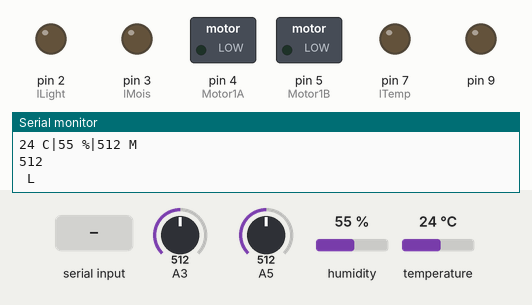
Simulated run of this sketch. Board: Arduino Uno, built with avr-gcc and run on an emulated ATmega328P. Shown: switched loads named in the sketch (green lamp = pin HIGH), output pins drawn as LEDs (lit = HIGH), the last lines printed to the serial monitor. The test bench sets the inputs (shaded band); at power-on: A3 = 512, A5 = 512, humidity 55 %, temperature 24 °C.

Above: at 2.8 s.
2.9 s: "0" received over the second serial link
At 5.2 s:
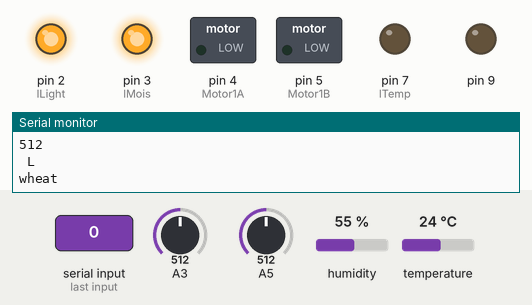
5.5 s: "1" received over the second serial link
At 7.2 s:
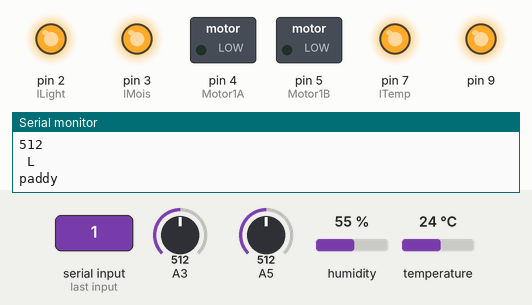
Timing chart, 0 to 8.7 s (numbered marks = the images above; inputs shaded):
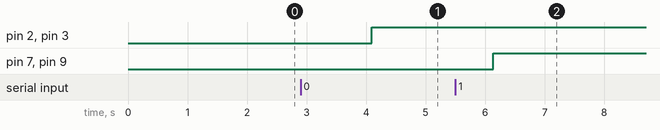

The sketch:

Sensors.ino
```cpp
#include<dht.h>
#include<SoftwareSerial.h>

#define dht_apin A1
dht DHT;

int Motor1A = 4;
int Motor1B = 5;
int enA = 3;

int BtTx = 13;
int BtRx = 12;
SoftwareSerial bt(BtTx, BtRx);

int lLight = 2; // GREEN
int lMois = 3; // white
int lTemp = 7; // RED


void setup()
{
   Serial.begin(9600);
   bt.begin(9600);


   pinMode( Motor1A, OUTPUT );
   pinMode( Motor1B, OUTPUT );

   pinMode(lLight, OUTPUT );
   pinMode(lMois, OUTPUT );
   pinMode(lTemp, OUTPUT );
   pinMode(9,OUTPUT);


}

void loop(){
  //Start of Program

     DHT.read11(dht_apin);
     int mois = analogRead(A3);
     int light = analogRead(A5);
     int temp = DHT.temperature;
     int humd = DHT.humidity;

    if(bt.available()){ //FOR BLUETOOTH CHANGE SERIAL TO BT


      bt.print(temp);
      bt.print(" C");
      bt.print("|");
      bt.print(humd);            // COM3
      bt.print(" %");
      bt.print("|");
      bt.print(mois);
      //bt.println(" M");
      bt.print("|");
      bt.println(light);
     // bt.println(" L");

    }


     Serial.print(temp);
      Serial.print(" C");
      Serial.print("|");
      Serial.print(humd);            // COM3
      Serial.print(" %");
      Serial.print("|");
      Serial.print(mois);
      Serial.println(" M");
      //bt.print("|");
      Serial.println(light);
      Serial.println(" L");


    // FOR LED

  /*  int flag = 0;

    if(temp < 40)
       digitalWrite(lTemp, HIGH);


    else digitalWrite(lTemp, LOW);

    if (mois < 300 )
        digitalWrite(lMois, HIGH);      // COM3

    else digitalWrite(lMois, LOW);

    if(light < 300 )
        digitalWrite(lLight, HIGH);

    else
        digitalWrite(lLight, LOW);*/


   int crop;

   if(bt.available()){
      crop = bt.read();

      if(crop == 48){

        Serial.println("wheat");
        if(temp > 40)
        digitalWrite(lTemp, HIGH);


        else digitalWrite(lTemp, LOW);

        if (mois > 300 )
        digitalWrite(lMois, HIGH);      // COM3

         else digitalWrite(lMois, LOW);

         if(light > 300 )
        digitalWrite(lLight, HIGH);

         else
        digitalWrite(lLight, LOW);

        digitalWrite(9,LOW);

      }

      else if(crop == 49){

        Serial.println("paddy");
        if(temp < 50)
        digitalWrite(lTemp, HIGH);


        else digitalWrite(lTemp, LOW);

        if (mois < 5000 )
        digitalWrite(lMois, HIGH);      // COM3

         else digitalWrite(lMois, LOW);

         if(light < 1000 )
        digitalWrite(lLight, HIGH);

         else
        digitalWrite(lLight, LOW);

        digitalWrite(9,HIGH);

      }
   }


    delay(2000);


   /*if( mois > X ){
     digitalWrite( Motor1A, LOW );
     digitalWrite( Motor1B, LOW );
   }
    ADD FLAG TO SHOW MOTOR RUNNING
   else if( Y < mois < Z ){
    digitalWrite( Motor1A, HIGH );
    digitalWrite( Motor1B, HIGH );
   }

   else if( mois */


}// end loop()
```

Measured:
- after the input at 2.9 s, pin 2 (lLight), pin 3 (lMois): LOW → HIGH after 1.2 s
- after the input at 5.5 s, pin 7 (lTemp), pin 9: LOW → HIGH after 0.64 s
